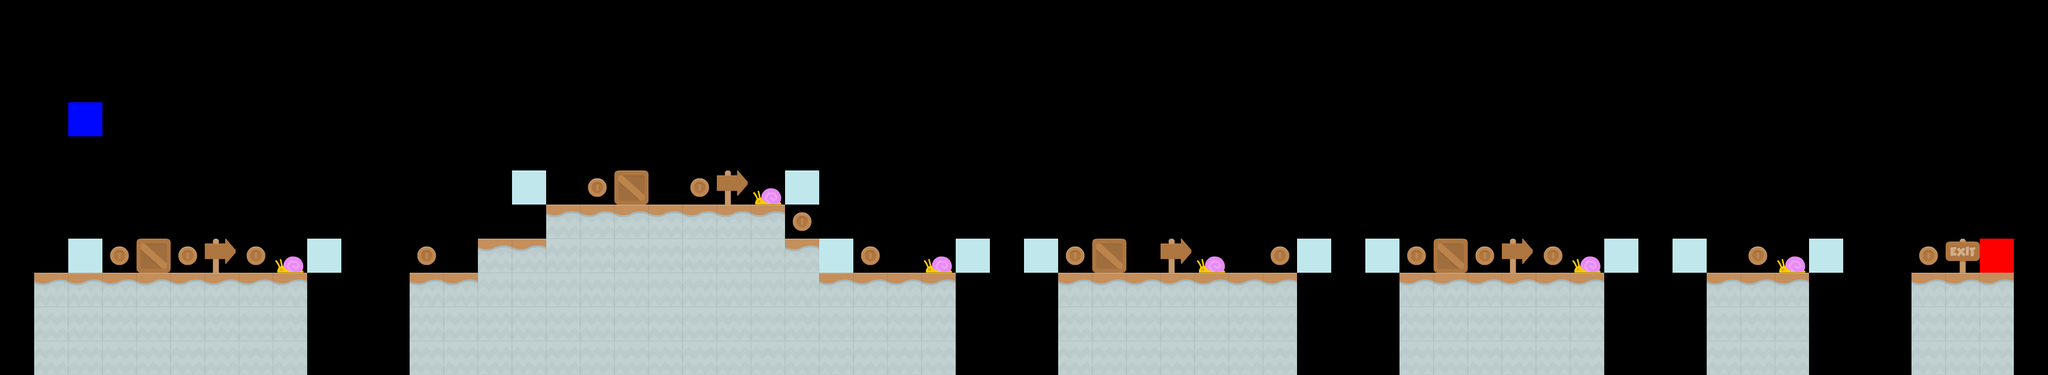

A 2D game scene composited from a Tiled map and its tileset images. What follows is a short description and the map's XML, with each tile layer's data collapsed to a summary:
An orthogonal 60x11 tile map with 64x64 px tiles, 8 tile layers (block, tile, coin, player, ...), 9 tilesets.

<map version="1.9" tiledversion="1.9.2" orientation="orthogonal" renderorder="right-down" width="60" height="11" tilewidth="64" tileheight="64" infinite="0" nextlayerid="12" nextobjectid="1">
 <editorsettings>
  <export target="../level/3/level_3.csv" format="csv" />
 </editorsettings>
 <tileset firstgid="1" source="../tiles/cliff_tiles.tsx" />
 <tileset firstgid="13" source="../tiles/bridge.tsx" />
 <tileset firstgid="14" source="../tiles/coin_tiles.tsx" />
 <tileset firstgid="17" source="../tiles/checkpoint_player.tsx" />
 <tileset firstgid="19" source="../tiles/french_tiles.tsx" />
 <tileset firstgid="24" source="../tiles/checkpoint_enemy.tsx" />
 <tileset firstgid="26" source="../tiles/box.tsx" />
 <tileset firstgid="27" source="../tiles/sand_tiles.tsx" />
 <tileset firstgid="39" source="block.tsx" />
 <layer id="11" name="block" width="60" height="11">
  <data>[660 cells, 22 non-empty, 1 distinct tile ids]</data>
 </layer>
 <layer id="1" name="tile" width="60" height="11">
  <data>[660 cells, 146 non-empty, 2 distinct tile ids]</data>
 </layer>
 <layer id="3" name="coin" width="60" height="11">
  <data>[660 cells, 15 non-empty, 1 distinct tile ids]</data>
 </layer>
 <layer id="4" name="player" width="60" height="11">
  <data>[660 cells, 2 non-empty, 2 distinct tile ids]</data>
 </layer>
 <layer id="5" name="french" width="60" height="11">
  <data>[660 cells, 5 non-empty, 2 distinct tile ids]</data>
 </layer>
 <layer id="6" name="constant" width="60" height="11">
  <data>[660 cells, 13 non-empty, 2 distinct tile ids]</data>
 </layer>
 <layer id="8" name="crate" width="60" height="11">
  <data>[660 cells, 4 non-empty, 1 distinct tile ids]</data>
 </layer>
 <layer id="7" name="enemy" width="60" height="11">
  <data>[660 cells, 5 non-empty, 1 distinct tile ids]</data>
 </layer>
</map>
